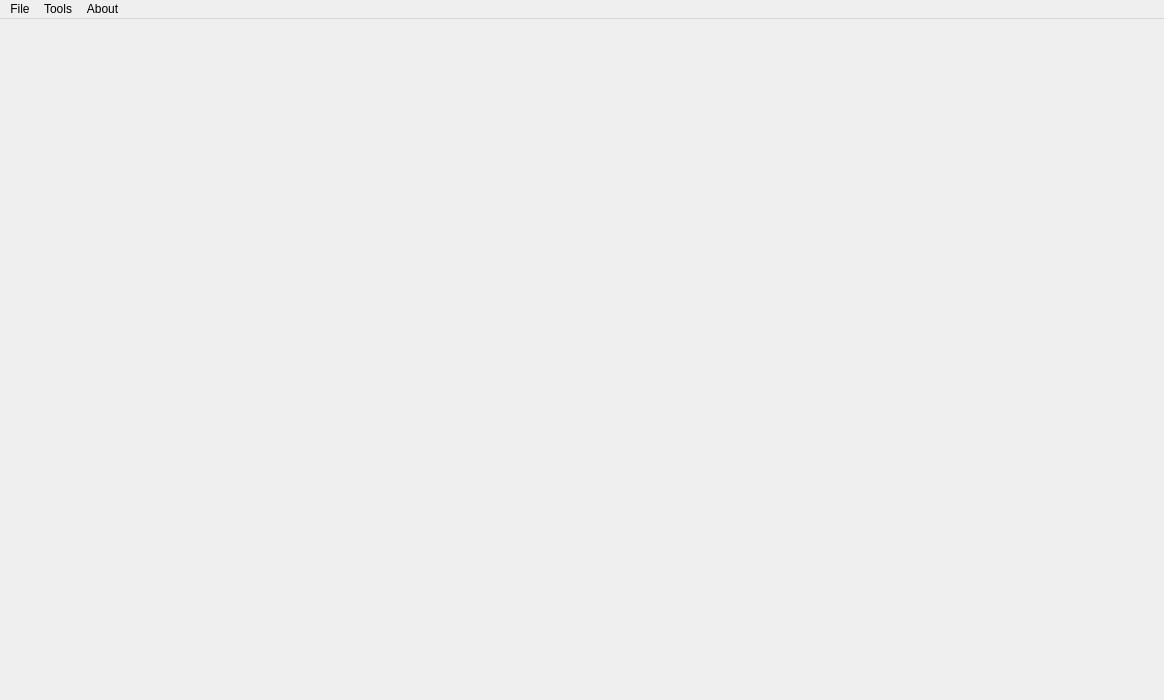
<?xml version="1.0" encoding="UTF-8"?>
<ui version="4.0">
 <class>SpoolMainWindow</class>
 <widget class="QMainWindow" name="SpoolMainWindow">
  <property name="windowModality">
   <enum>Qt::NonModal</enum>
  </property>
  <property name="geometry">
   <rect>
    <x>0</x>
    <y>0</y>
    <width>1164</width>
    <height>700</height>
   </rect>
  </property>
  <property name="sizePolicy">
   <sizepolicy hsizetype="Expanding" vsizetype="Expanding">
    <horstretch>0</horstretch>
    <verstretch>0</verstretch>
   </sizepolicy>
  </property>
  <property name="minimumSize">
   <size>
    <width>1000</width>
    <height>700</height>
   </size>
  </property>
  <property name="windowTitle">
   <string>Spool</string>
  </property>
  <widget class="QWidget" name="centralwidget">
   <property name="sizePolicy">
    <sizepolicy hsizetype="Expanding" vsizetype="Expanding">
     <horstretch>0</horstretch>
     <verstretch>0</verstretch>
    </sizepolicy>
   </property>
   <property name="minimumSize">
    <size>
     <width>700</width>
     <height>500</height>
    </size>
   </property>
   <property name="maximumSize">
    <size>
     <width>16777215</width>
     <height>16777215</height>
    </size>
   </property>
  </widget>
  <widget class="QMenuBar" name="menubar">
   <property name="geometry">
    <rect>
     <x>0</x>
     <y>0</y>
     <width>1164</width>
     <height>24</height>
    </rect>
   </property>
   <widget class="QMenu" name="menuActions">
    <property name="title">
     <string>File</string>
    </property>
    <addaction name="actionLoad_scene"/>
    <addaction name="actionLoad_config"/>
    <addaction name="actionSave_scene"/>
    <addaction name="actionSave_config"/>
    <addaction name="separator"/>
    <addaction name="actionImport_scene"/>
    <addaction name="actionExport_quadtree"/>
    <addaction name="actionExport_weights"/>
    <addaction name="separator"/>
    <addaction name="actionExit"/>
   </widget>
   <widget class="QMenu" name="menuAbout">
    <property name="title">
     <string>About</string>
    </property>
    <addaction name="actionHelp"/>
    <addaction name="actionAbout_Qt5"/>
    <addaction name="actionAbout_Spool"/>
   </widget>
   <widget class="QMenu" name="menuTools">
    <property name="title">
     <string>Tools</string>
    </property>
    <addaction name="actionGACOS"/>
    <addaction name="separator"/>
    <addaction name="actionAddPolygonMask"/>
    <addaction name="actionTogglePolygonMask"/>
    <addaction name="separator"/>
    <addaction name="actionInspect_Noise"/>
    <addaction name="actionInspect_Weights"/>
    <addaction name="actionCalculate_WeightMatrix"/>
    <addaction name="separator"/>
    <addaction name="actionTransect"/>
    <addaction name="separator"/>
    <addaction name="actionLog"/>
   </widget>
   <addaction name="menuActions"/>
   <addaction name="menuTools"/>
   <addaction name="menuAbout"/>
  </widget>
  <action name="actionExit">
   <property name="icon">
    <iconset theme="application-exit">
     <normaloff/>
    </iconset>
   </property>
   <property name="text">
    <string>Exit</string>
   </property>
   <property name="shortcut">
    <string>Ctrl+Q</string>
   </property>
  </action>
  <action name="actionAbout_Spool">
   <property name="enabled">
    <bool>true</bool>
   </property>
   <property name="icon">
    <iconset theme="help-about">
     <normaloff/>
    </iconset>
   </property>
   <property name="text">
    <string>About spool</string>
   </property>
  </action>
  <action name="actionHelp">
   <property name="enabled">
    <bool>true</bool>
   </property>
   <property name="icon">
    <iconset theme="help-contents">
     <normaloff/>
    </iconset>
   </property>
   <property name="text">
    <string>Online help</string>
   </property>
   <property name="toolTip">
    <string>http://pyrocko.org</string>
   </property>
   <property name="shortcut">
    <string>F1</string>
   </property>
  </action>
  <action name="actionSave_scene">
   <property name="text">
    <string>Save scene</string>
   </property>
   <property name="toolTip">
    <string>Scene.save(filename)</string>
   </property>
   <property name="shortcut">
    <string>Ctrl+S</string>
   </property>
  </action>
  <action name="actionSave_config">
   <property name="icon">
    <iconset theme="document-export">
     <normaloff/>
    </iconset>
   </property>
   <property name="text">
    <string>Save scene config (*.yml)</string>
   </property>
   <property name="toolTip">
    <string>Scene.save_config(filename)</string>
   </property>
   <property name="shortcut">
    <string>Ctrl+Shift+S</string>
   </property>
  </action>
  <action name="actionLoad_scene">
   <property name="enabled">
    <bool>true</bool>
   </property>
   <property name="icon">
    <iconset theme="application-export">
     <normaloff/>
    </iconset>
   </property>
   <property name="text">
    <string>Load scene</string>
   </property>
   <property name="shortcut">
    <string>Ctrl+O</string>
   </property>
  </action>
  <action name="actionLoad_config">
   <property name="enabled">
    <bool>true</bool>
   </property>
   <property name="icon">
    <iconset theme="document-import">
     <normaloff/>
    </iconset>
   </property>
   <property name="text">
    <string>Load scene config</string>
   </property>
   <property name="toolTip">
    <string>Scene.load_config(filename)</string>
   </property>
   <property name="shortcut">
    <string>Ctrl+Shift+O</string>
   </property>
  </action>
  <action name="actionTransect">
   <property name="enabled">
    <bool>true</bool>
   </property>
   <property name="text">
    <string notr="true">Scene Transect</string>
   </property>
   <property name="iconText">
    <string>Scene Transect</string>
   </property>
  </action>
  <action name="actionExport_quadtree">
   <property name="icon">
    <iconset theme="application-export">
     <normaloff/>
    </iconset>
   </property>
   <property name="text">
    <string>Export quadtree (GeoJSON, CSV)</string>
   </property>
   <property name="toolTip">
    <string>Scene.quadtree.export(filename)</string>
   </property>
  </action>
  <action name="actionLog">
   <property name="checkable">
    <bool>false</bool>
   </property>
   <property name="text">
    <string>Logger</string>
   </property>
   <property name="iconText">
    <string>Logger</string>
   </property>
   <property name="toolTip">
    <string>Scene._log</string>
   </property>
   <property name="shortcut">
    <string>Ctrl+L</string>
   </property>
  </action>
  <action name="actionInspect_Noise">
   <property name="enabled">
    <bool>false</bool>
   </property>
   <property name="text">
    <string>Inspect noise</string>
   </property>
   <property name="iconText">
    <string>Noise inspection</string>
   </property>
   <property name="toolTip">
    <string>Scene.Covariance noise_data</string>
   </property>
   <property name="shortcut">
    <string>Ctrl+N</string>
   </property>
  </action>
  <action name="actionImport_scene">
   <property name="enabled">
    <bool>true</bool>
   </property>
   <property name="text">
    <string>Import scene</string>
   </property>
   <property name="toolTip">
    <string>Import Data from Gamma, ISCE, GMT5SAR, Matlab
&lt;b&gt;Scene.import_data(filename)&lt;/b&gt;</string>
   </property>
   <property name="shortcut">
    <string>Ctrl+I</string>
   </property>
  </action>
  <action name="actionExport_weights">
   <property name="icon">
    <iconset theme="application-export">
     <normaloff/>
    </iconset>
   </property>
   <property name="text">
    <string>Export weight matrix</string>
   </property>
   <property name="toolTip">
    <string>Covariance.export_weight_matrix(filename)</string>
   </property>
  </action>
  <action name="actionInspect_Weights">
   <property name="enabled">
    <bool>false</bool>
   </property>
   <property name="text">
    <string>Inspect covariance/weight matrix</string>
   </property>
   <property name="toolTip">
    <string>Inspect focal weight matrix</string>
   </property>
  </action>
  <action name="actionCovariance_Noise_Synthetic">
   <property name="enabled">
    <bool>false</bool>
   </property>
   <property name="text">
    <string>Covariance Synthetic Noise</string>
   </property>
  </action>
  <action name="actionCalculate_WeightMatrix">
   <property name="enabled">
    <bool>false</bool>
   </property>
   <property name="text">
    <string>Calculate covariance/weight matrix</string>
   </property>
   <property name="iconText">
    <string>Calculate covariance/weight matrix</string>
   </property>
   <property name="toolTip">
    <string>Calculate complete covariance and weight matrix (Covaraince.weight_matrix)</string>
   </property>
  </action>
  <action name="actionAbout_Qt5">
   <property name="text">
    <string>About Qt5</string>
   </property>
  </action>
  <action name="actionDerampScene">
   <property name="checkable">
    <bool>true</bool>
   </property>
   <property name="enabled">
    <bool>true</bool>
   </property>
   <property name="text">
    <string>De-ramp scene</string>
   </property>
  </action>
  <action name="actionApply_APS">
   <property name="text">
    <string>Apply APS Model</string>
   </property>
  </action>
  <action name="actionRemove_APS">
   <property name="text">
    <string>Remove APS Model</string>
   </property>
   <property name="iconText">
    <string>Remove APS Model</string>
   </property>
   <property name="toolTip">
    <string>Remove APS Model</string>
   </property>
  </action>
  <action name="actionLoad_GACOS_Grids">
   <property name="text">
    <string>Load GACOS Grids</string>
   </property>
  </action>
  <action name="actionGACOS">
   <property name="enabled">
    <bool>true</bool>
   </property>
   <property name="text">
    <string>GACOS APS</string>
   </property>
  </action>
  <action name="actionAddPolygonMask">
   <property name="enabled">
    <bool>true</bool>
   </property>
   <property name="text">
    <string>New Polygon Mask</string>
   </property>
  </action>
  <action name="actionTogglePolygonMask">
   <property name="checkable">
    <bool>true</bool>
   </property>
   <property name="enabled">
    <bool>true</bool>
   </property>
   <property name="text">
    <string>Apply Mask</string>
   </property>
  </action>
  <action name="actionApplyEmpiricalAPS">
   <property name="checkable">
    <bool>true</bool>
   </property>
   <property name="text">
    <string>Apply empirical APS</string>
   </property>
  </action>
 </widget>
 <resources/>
 <connections>
  <connection>
   <sender>actionExit</sender>
   <signal>triggered()</signal>
   <receiver>SpoolMainWindow</receiver>
   <slot>close()</slot>
   <hints>
    <hint type="sourcelabel">
     <x>-1</x>
     <y>-1</y>
    </hint>
    <hint type="destinationlabel">
     <x>581</x>
     <y>349</y>
    </hint>
   </hints>
  </connection>
 </connections>
</ui>
